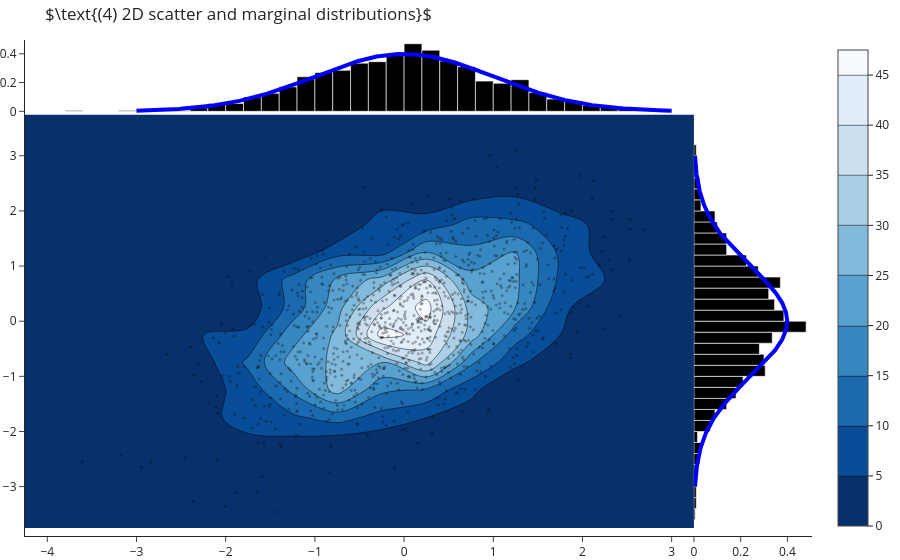

Notebook code for this chart:
### Markdown cell above
When the given data is of higher dimensionality, and we are interested in understanding the correlation between two differnet dimensions, we can look at a 2D histogram (or heatmap) of the data, as well as the marginal distributions of each dimension.

### Code cell
mu = [0, 0]
sigma = [[1, 0.5],
         [0.5, 1]]
S = np.random.multivariate_normal(mu, sigma, 1000)

X_axis = np.linspace(-3, 3, 500)

theoretical_distribution_x = norm.pdf(X_axis, 0, 1)
theoretical_distribution_y = theoretical_distribution_x


go.Figure()\
.add_trace(go.Histogram2dContour(x=S[:, 0], y=S[:, 1], 
        colorscale = 'Blues', reversescale = True, xaxis = 'x', yaxis = 'y'))\
.add_trace(go.Scatter(x = S[:, 0], y=S[:, 1], xaxis = 'x', yaxis = 'y', mode = 'markers', marker = dict( color = 'rgba(0,0,0,0.3)', size = 3)))\
.add_trace(go.Histogram(y = S[:, 1], histnorm="probability density", xaxis = 'x2', marker = dict(color = 'rgba(0,0,0,1)')))\
.add_trace(go.Histogram(x = S[:, 0], histnorm="probability density", yaxis = 'y2', marker = dict(color = 'rgba(0,0,0,1)')))\
.add_trace(go.Scatter(x=X_axis, y=theoretical_distribution_x, mode='lines', name=r'$N(0, 1)$',yaxis='y2', line=dict(width=4, color="rgb(0,0,255)")))\
.add_trace(go.Scatter(y=X_axis, x=theoretical_distribution_x, mode='lines', name=r'$N(0, 1)$', xaxis='x2', line=dict(width=4, color="rgb(0,0,255)")))\
.update_layout(
    xaxis = dict(zeroline = False, domain = [0,0.85], showgrid = False),
    yaxis = dict(zeroline = False, domain = [0,0.85], showgrid = False),
    xaxis2 = dict(zeroline = False, domain = [0.85,1], showgrid = False),
    yaxis2 = dict(zeroline = False, domain = [0.85,1], showgrid = False),
    hovermode = 'closest', showlegend = False,
    title=r"$\text{(4) 2D scatter and marginal distributions}$"
)\
.show()

### Figure 1 — Plotly figure (JSON) as saved in the notebook; plotly's stock layout.template omitted (floating-point values rounded to 4 significant figures; data arrays with more than 128 entries replaced by an {"elided": "..."} marker saying what was removed)
{"data": [{"colorscale": [[0, "rgb(247,251,255)"], [0.125, "rgb(222,235,247)"], [0.25, "rgb(198,219,239)"], [0.375, "rgb(158,202,225)"], [0.5, "rgb(107,174,214)"], [0.625, "rgb(66,146,198)"], [0.75, "rgb(33,113,181)"], [0.875, "rgb(8,81,156)"], [1, "rgb(8,48,107)"]], "reversescale": true, "type": "histogram2dcontour", "x": {"elided": "1000 float values"}, "xaxis": "x", "y": {"elided": "1000 float values"}, "yaxis": "y"}, {"marker": {"color": "rgba(0,0,0,0.3)", "size": 3}, "mode": "markers", "type": "scatter", "x": {"elided": "1000 float values"}, "xaxis": "x", "y": {"elided": "1000 float values"}, "yaxis": "y"}, {"histnorm": "probability density", "marker": {"color": "rgba(0,0,0,1)"}, "type": "histogram", "xaxis": "x2", "y": {"elided": "1000 float values"}}, {"histnorm": "probability density", "marker": {"color": "rgba(0,0,0,1)"}, "type": "histogram", "x": {"elided": "1000 float values"}, "yaxis": "y2"}, {"line": {"color": "rgb(0,0,255)", "width": 4}, "mode": "lines", "name": "$N(0, 1)$", "type": "scatter", "x": {"elided": "500 float values"}, "y": {"elided": "500 float values"}, "yaxis": "y2"}, {"line": {"color": "rgb(0,0,255)", "width": 4}, "mode": "lines", "name": "$N(0, 1)$", "type": "scatter", "x": {"elided": "500 float values"}, "xaxis": "x2", "y": {"elided": "500 float values"}}], "layout": {"hovermode": "closest", "showlegend": false, "title": {"text": "$\\text{(4) 2D scatter and marginal distributions}$"}, "xaxis": {"domain": [0, 0.85], "showgrid": false, "zeroline": false}, "xaxis2": {"domain": [0.85, 1], "showgrid": false, "zeroline": false}, "yaxis": {"domain": [0, 0.85], "showgrid": false, "zeroline": false}, "yaxis2": {"domain": [0.85, 1], "showgrid": false, "zeroline": false}}}
